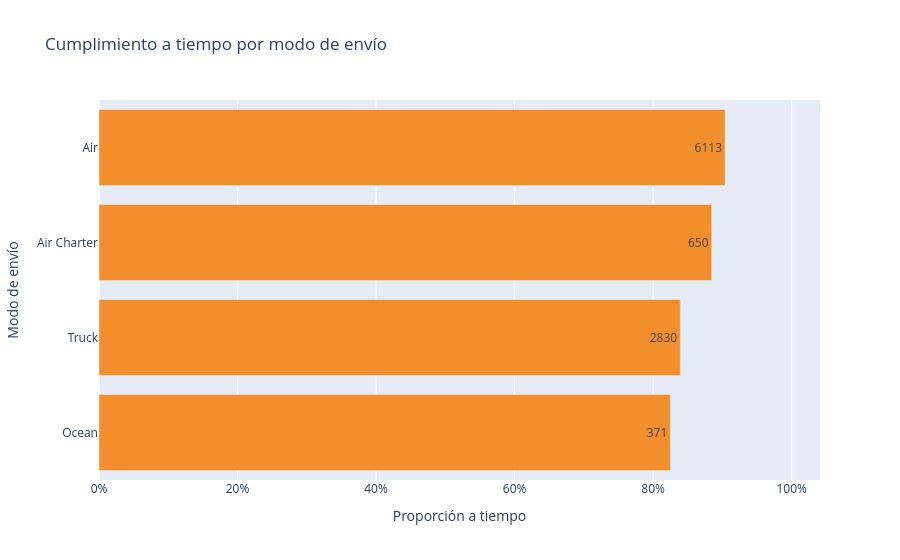

The code cell stored with this chart in its notebook:
### Code cell
# ¿Qué modos de envío requieren revisar primero su cumplimiento de la promesa de entrega?

px.bar(
    mode_summary,
    x="cumplimiento_a_tiempo",
    y="modo_de_envío",
    orientation="h",
    text="envíos",
    title="Cumplimiento a tiempo por modo de envío",
    labels={
        "cumplimiento_a_tiempo": "Proporción a tiempo",
        "modo_de_envío": "Modo de envío",
        "envíos": "Envíos",
    },
    color_discrete_sequence=["#f28e2b"],
).update_xaxes(tickformat=".0%")

### Figure 1 — Plotly figure (JSON) as saved in the notebook; plotly's stock layout.template omitted (floating-point values rounded to 4 significant figures)
{"data": [{"alignmentgroup": "True", "hovertemplate": "Proporción a tiempo=%{x}<br>Modo de envío=%{y}<br>Envíos=%{text}<extra></extra>", "legendgroup": "", "marker": {"color": "#f28e2b", "pattern": {"shape": ""}}, "name": "", "offsetgroup": "", "orientation": "h", "showlegend": false, "text": [371, 2830, 650, 6113, 360], "textposition": "auto", "type": "bar", "x": [0.8248, 0.8392, 0.8846, 0.904, 0.9889], "xaxis": "x", "y": ["Ocean", "Truck", "Air Charter", "Air", null], "yaxis": "y"}], "layout": {"barmode": "relative", "legend": {"tracegroupgap": 0}, "title": {"text": "Cumplimiento a tiempo por modo de envío"}, "xaxis": {"anchor": "y", "domain": [0, 1], "tickformat": ".0%", "title": {"text": "Proporción a tiempo"}}, "yaxis": {"anchor": "x", "domain": [0, 1], "title": {"text": "Modo de envío"}}}}
